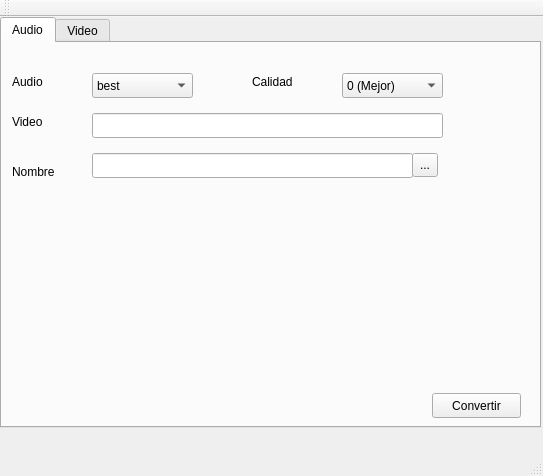
<?xml version="1.0" encoding="UTF-8"?>
<ui version="4.0">
 <class>alpoyata</class>
 <widget class="QMainWindow" name="alpoyata">
  <property name="geometry">
   <rect>
    <x>0</x>
    <y>0</y>
    <width>543</width>
    <height>476</height>
   </rect>
  </property>
  <property name="windowTitle">
   <string>alpoyata</string>
  </property>
  <widget class="QWidget" name="centralWidget">
   <widget class="QTabWidget" name="tabWidget">
    <property name="geometry">
     <rect>
      <x>0</x>
      <y>0</y>
      <width>541</width>
      <height>411</height>
     </rect>
    </property>
    <property name="currentIndex">
     <number>0</number>
    </property>
    <widget class="QWidget" name="tabAudio">
     <property name="enabled">
      <bool>true</bool>
     </property>
     <attribute name="title">
      <string>Audio</string>
     </attribute>
     <widget class="QComboBox" name="cmboxAudio">
      <property name="geometry">
       <rect>
        <x>90</x>
        <y>30</y>
        <width>101</width>
        <height>25</height>
       </rect>
      </property>
      <item>
       <property name="text">
        <string notr="true">best</string>
       </property>
      </item>
      <item>
       <property name="text">
        <string notr="true">acc</string>
       </property>
      </item>
      <item>
       <property name="text">
        <string notr="true">flac</string>
       </property>
      </item>
      <item>
       <property name="text">
        <string notr="true">mp3</string>
       </property>
      </item>
      <item>
       <property name="text">
        <string notr="true">m4a</string>
       </property>
      </item>
      <item>
       <property name="text">
        <string notr="true">opus</string>
       </property>
      </item>
      <item>
       <property name="text">
        <string notr="true">vorbis</string>
       </property>
      </item>
      <item>
       <property name="text">
        <string notr="true">wav</string>
       </property>
      </item>
     </widget>
     <widget class="QLabel" name="lblAudio">
      <property name="geometry">
       <rect>
        <x>10</x>
        <y>30</y>
        <width>67</width>
        <height>17</height>
       </rect>
      </property>
      <property name="text">
       <string>Audio</string>
      </property>
     </widget>
     <widget class="QPushButton" name="btnConvertAudio">
      <property name="geometry">
       <rect>
        <x>430</x>
        <y>350</y>
        <width>89</width>
        <height>25</height>
       </rect>
      </property>
      <property name="text">
       <string>Convertir</string>
      </property>
     </widget>
     <widget class="QComboBox" name="cmboxQuality">
      <property name="geometry">
       <rect>
        <x>340</x>
        <y>30</y>
        <width>101</width>
        <height>25</height>
       </rect>
      </property>
      <item>
       <property name="text">
        <string>0 (Mejor)</string>
       </property>
      </item>
      <item>
       <property name="text">
        <string notr="true">1</string>
       </property>
      </item>
      <item>
       <property name="text">
        <string notr="true">2</string>
       </property>
      </item>
      <item>
       <property name="text">
        <string notr="true">3</string>
       </property>
      </item>
      <item>
       <property name="text">
        <string notr="true">4</string>
       </property>
      </item>
      <item>
       <property name="text">
        <string notr="true">5</string>
       </property>
      </item>
      <item>
       <property name="text">
        <string notr="true">6</string>
       </property>
      </item>
      <item>
       <property name="text">
        <string notr="true">7</string>
       </property>
      </item>
      <item>
       <property name="text">
        <string notr="true">8</string>
       </property>
      </item>
      <item>
       <property name="text">
        <string notr="true">9 (Peor)</string>
       </property>
      </item>
     </widget>
     <widget class="QLabel" name="lblQuality">
      <property name="geometry">
       <rect>
        <x>250</x>
        <y>30</y>
        <width>67</width>
        <height>17</height>
       </rect>
      </property>
      <property name="text">
       <string>Calidad</string>
      </property>
     </widget>
     <widget class="QLineEdit" name="lnEdVideoInput">
      <property name="geometry">
       <rect>
        <x>90</x>
        <y>70</y>
        <width>351</width>
        <height>25</height>
       </rect>
      </property>
     </widget>
     <widget class="QLabel" name="lblVideoInput">
      <property name="geometry">
       <rect>
        <x>10</x>
        <y>70</y>
        <width>67</width>
        <height>17</height>
       </rect>
      </property>
      <property name="text">
       <string>Video</string>
      </property>
     </widget>
     <widget class="QLabel" name="lblName">
      <property name="geometry">
       <rect>
        <x>10</x>
        <y>120</y>
        <width>67</width>
        <height>17</height>
       </rect>
      </property>
      <property name="text">
       <string>Nombre</string>
      </property>
     </widget>
     <widget class="QLineEdit" name="lnEdName">
      <property name="geometry">
       <rect>
        <x>90</x>
        <y>110</y>
        <width>321</width>
        <height>25</height>
       </rect>
      </property>
     </widget>
     <widget class="QToolButton" name="toolButton">
      <property name="geometry">
       <rect>
        <x>410</x>
        <y>110</y>
        <width>26</width>
        <height>24</height>
       </rect>
      </property>
      <property name="text">
       <string>...</string>
      </property>
     </widget>
    </widget>
    <widget class="QWidget" name="tabVideo">
     <attribute name="title">
      <string>Video</string>
     </attribute>
    </widget>
   </widget>
  </widget>
  <widget class="QMenuBar" name="menuBar">
   <property name="geometry">
    <rect>
     <x>0</x>
     <y>0</y>
     <width>543</width>
     <height>22</height>
    </rect>
   </property>
  </widget>
  <widget class="QToolBar" name="mainToolBar">
   <attribute name="toolBarArea">
    <enum>TopToolBarArea</enum>
   </attribute>
   <attribute name="toolBarBreak">
    <bool>false</bool>
   </attribute>
  </widget>
  <widget class="QStatusBar" name="statusBar"/>
 </widget>
 <layoutdefault spacing="6" margin="11"/>
 <resources/>
 <connections/>
</ui>
